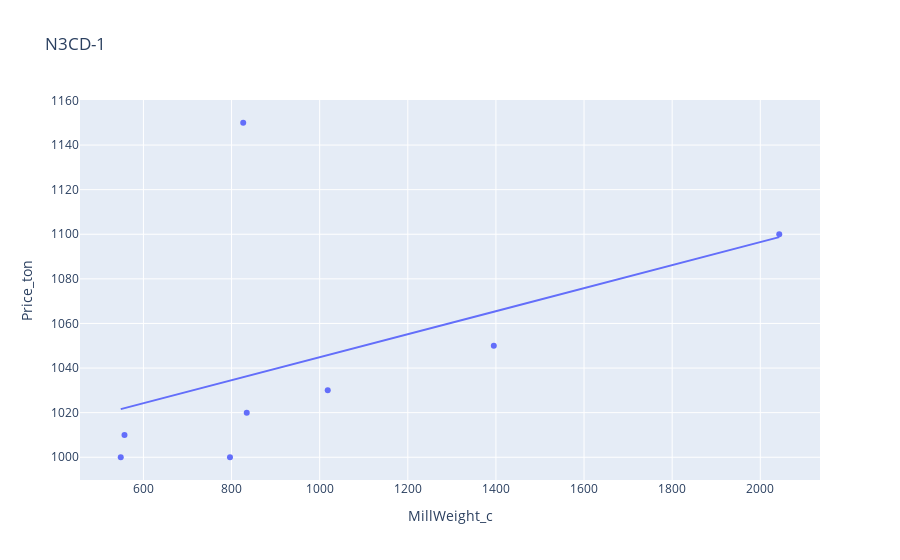

Notebook source saved alongside this figure:
### Code cell
fig, results = {}, {}
for s in list(sloc)[:1]:
    fig[s], results[s] = {}, {}
    for m in range(1,13):
        fig[s][m] = px.scatter(supply_years[s][m], x='MillWeight_c', y='Price_ton', trendline='ols', title=f'{s}-{m}') # , color='Year'  
        results[s][m] = px.get_trendline_results(fig[s][m])
        fig[s][m].show()

### Figure 1 — Plotly figure (JSON) as saved in the notebook; plotly's stock layout.template omitted (floating-point values rounded to 4 significant figures)
{"data": [{"hovertemplate": "MillWeight_c=%{x}<br>Price_ton=%{y}<extra></extra>", "legendgroup": "", "marker": {"color": "#636efa", "symbol": "circle"}, "mode": "markers", "name": "", "orientation": "v", "showlegend": false, "type": "scatter", "x": [796.4, 826.5, 1395.0, 2043.0, 548.5, 557.0, 834.5, 1018.0], "xaxis": "x", "y": [1000, 1150, 1050, 1100, 1000, 1010, 1020, 1030], "yaxis": "y"}, {"hovertemplate": "<b>OLS trendline</b><br>Price_ton = 0.0516032 * MillWeight_c + 993.271<br>R<sup>2</sup>=0.229826<br><br>MillWeight_c=%{x}<br>Price_ton=%{y} <b>(trend)</b><extra></extra>", "legendgroup": "", "marker": {"color": "#636efa", "symbol": "circle"}, "mode": "lines", "name": "", "showlegend": false, "type": "scatter", "x": [548.5, 557.0, 796.4, 826.5, 834.5, 1018.0, 1395.0, 2043.0], "xaxis": "x", "y": [1022.0, 1022.0, 1034.0, 1036.0, 1036.0, 1046.0, 1065.0, 1099.0], "yaxis": "y"}], "layout": {"legend": {"tracegroupgap": 0}, "title": {"text": "N3CD-1"}, "xaxis": {"anchor": "y", "domain": [0, 1], "title": {"text": "MillWeight_c"}}, "yaxis": {"anchor": "x", "domain": [0, 1], "title": {"text": "Price_ton"}}}}
